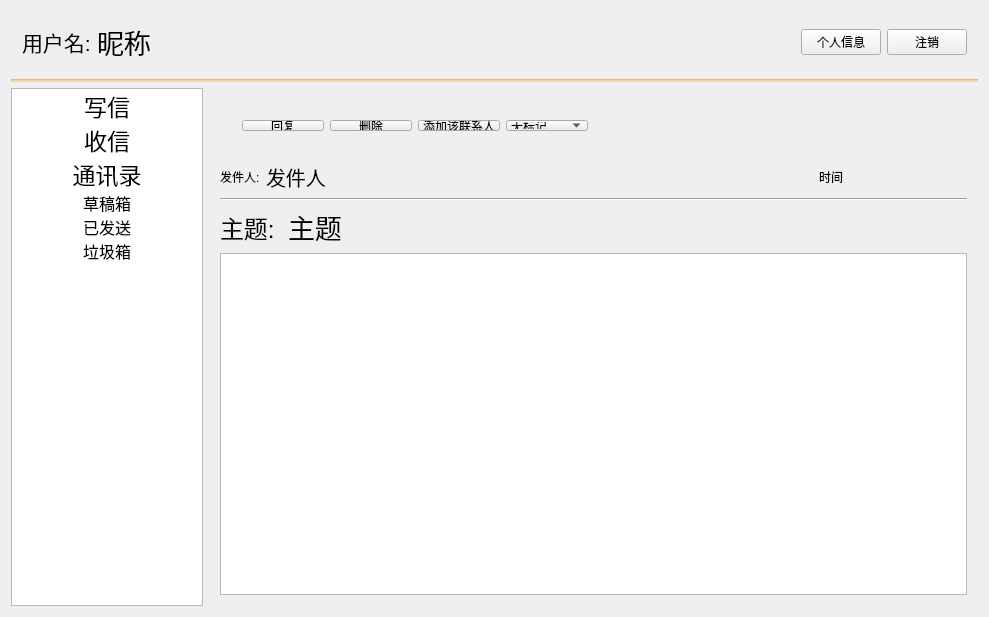
<?xml version="1.0" encoding="UTF-8"?>
<ui version="4.0">
 <class>Widget</class>
 <widget class="QWidget" name="Widget">
  <property name="geometry">
   <rect>
    <x>0</x>
    <y>0</y>
    <width>989</width>
    <height>617</height>
   </rect>
  </property>
  <property name="minimumSize">
   <size>
    <width>699</width>
    <height>545</height>
   </size>
  </property>
  <property name="windowTitle">
   <string>Widget</string>
  </property>
  <layout class="QGridLayout" name="gridLayout">
   <item row="0" column="0">
    <layout class="QVBoxLayout" name="verticalLayout_12">
     <item>
      <widget class="QWidget" name="widget_8" native="true">
       <property name="styleSheet">
        <string notr="true"/>
       </property>
       <layout class="QGridLayout" name="gridLayout_10">
        <item row="0" column="0">
         <layout class="QHBoxLayout" name="horizontalLayout_24">
          <item>
           <layout class="QHBoxLayout" name="horizontalLayout_21">
            <item>
             <widget class="QLabel" name="label_8">
              <property name="font">
               <font>
                <pointsize>16</pointsize>
               </font>
              </property>
              <property name="styleSheet">
               <string notr="true">background-color: rgb(238, 238, 236);</string>
              </property>
              <property name="text">
               <string>用户名:</string>
              </property>
             </widget>
            </item>
            <item>
             <widget class="QLabel" name="personalNameLabel">
              <property name="font">
               <font>
                <pointsize>20</pointsize>
               </font>
              </property>
              <property name="text">
               <string>昵称</string>
              </property>
             </widget>
            </item>
           </layout>
          </item>
          <item>
           <spacer name="horizontalSpacer_5">
            <property name="orientation">
             <enum>Qt::Horizontal</enum>
            </property>
            <property name="sizeHint" stdset="0">
             <size>
              <width>578</width>
              <height>17</height>
             </size>
            </property>
           </spacer>
          </item>
          <item>
           <layout class="QHBoxLayout" name="horizontalLayout">
            <item>
             <widget class="QPushButton" name="personImfBtn">
              <property name="focusPolicy">
               <enum>Qt::StrongFocus</enum>
              </property>
              <property name="styleSheet">
               <string notr="true"/>
              </property>
              <property name="text">
               <string>个人信息</string>
              </property>
              <property name="icon">
               <iconset resource="styleprc.qrc">
                <normaloff>:/new/icons/用户.png</normaloff>:/new/icons/用户.png</iconset>
              </property>
             </widget>
            </item>
            <item>
             <widget class="QPushButton" name="quitBtn">
              <property name="text">
               <string>注销</string>
              </property>
              <property name="icon">
               <iconset resource="styleprc.qrc">
                <normaloff>:/new/icons/退出.png</normaloff>:/new/icons/退出.png</iconset>
              </property>
             </widget>
            </item>
           </layout>
          </item>
         </layout>
        </item>
       </layout>
      </widget>
     </item>
     <item>
      <widget class="Line" name="line_5">
       <property name="styleSheet">
        <string notr="true">background-color: rgb(252, 175, 62,80);</string>
       </property>
       <property name="orientation">
        <enum>Qt::Horizontal</enum>
       </property>
      </widget>
     </item>
     <item>
      <layout class="QHBoxLayout" name="horizontalLayout_22" stretch="1,4">
       <item>
        <widget class="QListWidget" name="listWidget">
         <property name="minimumSize">
          <size>
           <width>50</width>
           <height>70</height>
          </size>
         </property>
         <property name="focusPolicy">
          <enum>Qt::NoFocus</enum>
         </property>
         <property name="selectionMode">
          <enum>QAbstractItemView::SingleSelection</enum>
         </property>
         <property name="iconSize">
          <size>
           <width>30</width>
           <height>30</height>
          </size>
         </property>
         <property name="spacing">
          <number>27</number>
         </property>
         <item>
          <property name="text">
           <string>写信</string>
          </property>
          <property name="font">
           <font>
            <pointsize>17</pointsize>
            <underline>false</underline>
           </font>
          </property>
          <property name="textAlignment">
           <set>AlignCenter</set>
          </property>
          <property name="background">
           <brush brushstyle="SolidPattern">
            <color alpha="255">
             <red>255</red>
             <green>255</green>
             <blue>255</blue>
            </color>
           </brush>
          </property>
          <property name="icon">
           <iconset theme="写信图标">
            <normaloff>../write_email (1).png</normaloff>
            <normalon>:/new/icons/write_email (1).png</normalon>
            <disabledoff>write_email.png</disabledoff>
            <disabledon>write_email.png</disabledon>
            <activeoff>write_email.png</activeoff>
            <activeon>write_email (1).png</activeon>
            <selectedoff>write_email.png</selectedoff>
            <selectedon>../write_email.png</selectedon>../write_email (1).png</iconset>
          </property>
         </item>
         <item>
          <property name="text">
           <string>收信</string>
          </property>
          <property name="font">
           <font>
            <pointsize>17</pointsize>
           </font>
          </property>
          <property name="textAlignment">
           <set>AlignCenter</set>
          </property>
          <property name="icon">
           <iconset resource="styleprc.qrc">
            <normaloff>:/new/icons/下载 (1).png</normaloff>
            <normalon>../下载.png</normalon>
            <selectedon>../下载.png</selectedon>:/new/icons/下载 (1).png</iconset>
          </property>
         </item>
         <item>
          <property name="text">
           <string>通讯录</string>
          </property>
          <property name="font">
           <font>
            <pointsize>17</pointsize>
           </font>
          </property>
          <property name="textAlignment">
           <set>AlignCenter</set>
          </property>
          <property name="icon">
           <iconset resource="styleprc.qrc">
            <normaloff>:/new/icons/通讯录 (1).png</normaloff>
            <normalon>../通讯录.png</normalon>:/new/icons/通讯录 (1).png</iconset>
          </property>
         </item>
         <item>
          <property name="text">
           <string>草稿箱</string>
          </property>
          <property name="font">
           <font>
            <pointsize>12</pointsize>
           </font>
          </property>
          <property name="textAlignment">
           <set>AlignCenter</set>
          </property>
         </item>
         <item>
          <property name="text">
           <string>已发送</string>
          </property>
          <property name="font">
           <font>
            <pointsize>12</pointsize>
           </font>
          </property>
          <property name="textAlignment">
           <set>AlignCenter</set>
          </property>
         </item>
         <item>
          <property name="text">
           <string>垃圾箱</string>
          </property>
          <property name="font">
           <font>
            <pointsize>12</pointsize>
           </font>
          </property>
          <property name="textAlignment">
           <set>AlignCenter</set>
          </property>
         </item>
        </widget>
       </item>
       <item>
        <widget class="QStackedWidget" name="stackedWidget">
         <property name="focusPolicy">
          <enum>Qt::StrongFocus</enum>
         </property>
         <property name="currentIndex">
          <number>6</number>
         </property>
         <widget class="QWidget" name="pageWrite">
          <layout class="QGridLayout" name="gridLayout_4">
           <item row="0" column="0">
            <layout class="QVBoxLayout" name="verticalLayout_3" stretch="2,2,2,12">
             <item>
              <widget class="QWidget" name="widget_3" native="true">
               <property name="styleSheet">
                <string notr="true">background-color: rgb(252, 175, 62,50);

</string>
               </property>
               <widget class="QWidget" name="layoutWidget">
                <property name="geometry">
                 <rect>
                  <x>20</x>
                  <y>10</y>
                  <width>168</width>
                  <height>33</height>
                 </rect>
                </property>
                <layout class="QHBoxLayout" name="horizontalLayout_4">
                 <item>
                  <widget class="QPushButton" name="sendMailBtn">
                   <property name="styleSheet">
                    <string notr="true">background-color: rgb(238, 238, 236);</string>
                   </property>
                   <property name="text">
                    <string>发送</string>
                   </property>
                  </widget>
                 </item>
                 <item>
                  <widget class="QPushButton" name="saveDraftBtn">
                   <property name="styleSheet">
                    <string notr="true">background-color: rgb(238, 238, 236);</string>
                   </property>
                   <property name="text">
                    <string>存草稿</string>
                   </property>
                  </widget>
                 </item>
                </layout>
               </widget>
              </widget>
             </item>
             <item>
              <layout class="QHBoxLayout" name="horizontalLayout_5">
               <item>
                <widget class="QLabel" name="labelRecipient">
                 <property name="text">
                  <string>收件人</string>
                 </property>
                </widget>
               </item>
               <item>
                <widget class="QLineEdit" name="lineEditRecipient"/>
               </item>
              </layout>
             </item>
             <item>
              <layout class="QHBoxLayout" name="horizontalLayout_6">
               <item>
                <widget class="QLabel" name="labelTheme_2">
                 <property name="text">
                  <string>主    题</string>
                 </property>
                </widget>
               </item>
               <item>
                <widget class="QLineEdit" name="lineEditTheme"/>
               </item>
              </layout>
             </item>
             <item>
              <layout class="QHBoxLayout" name="horizontalLayout_7" stretch="0,0">
               <item>
                <widget class="QLabel" name="label">
                 <property name="text">
                  <string>正    文</string>
                 </property>
                </widget>
               </item>
               <item>
                <widget class="QTextEdit" name="textEditContent"/>
               </item>
              </layout>
             </item>
            </layout>
           </item>
          </layout>
         </widget>
         <widget class="QWidget" name="pageReceive">
          <layout class="QGridLayout" name="gridLayout_2">
           <item row="0" column="0">
            <layout class="QVBoxLayout" name="verticalLayout">
             <item>
              <widget class="QLabel" name="label_15">
               <property name="styleSheet">
                <string notr="true">font: 17pt &quot;Ubuntu&quot;;</string>
               </property>
               <property name="text">
                <string>收件箱</string>
               </property>
              </widget>
             </item>
             <item>
              <widget class="QWidget" name="widget" native="true">
               <property name="autoFillBackground">
                <bool>false</bool>
               </property>
               <property name="styleSheet">
                <string notr="true">background-color: rgb(252, 175, 62,30);

</string>
               </property>
               <layout class="QGridLayout" name="gridLayout_14">
                <item row="0" column="0">
                 <layout class="QHBoxLayout" name="horizontalLayout_3" stretch="1,1,1,1,9">
                  <item>
                   <widget class="QCheckBox" name="checkBox">
                    <property name="styleSheet">
                     <string notr="true">background-color: rgb(238, 238, 236);</string>
                    </property>
                    <property name="text">
                     <string>全选</string>
                    </property>
                   </widget>
                  </item>
                  <item>
                   <widget class="QPushButton" name="deleteCompleteBtn">
                    <property name="styleSheet">
                     <string notr="true">background-color: rgb(238, 238, 236);</string>
                    </property>
                    <property name="text">
                     <string>彻底删除</string>
                    </property>
                   </widget>
                  </item>
                  <item>
                   <widget class="QPushButton" name="deleteCheckedBtn">
                    <property name="styleSheet">
                     <string notr="true">background-color: rgb(238, 238, 236);</string>
                    </property>
                    <property name="text">
                     <string>删除</string>
                    </property>
                   </widget>
                  </item>
                  <item>
                   <widget class="QPushButton" name="markAllReadedBtn">
                    <property name="styleSheet">
                     <string notr="true">background-color: rgb(238, 238, 236);</string>
                    </property>
                    <property name="text">
                     <string>全部标为已读</string>
                    </property>
                   </widget>
                  </item>
                  <item>
                   <spacer name="horizontalSpacer_10">
                    <property name="orientation">
                     <enum>Qt::Horizontal</enum>
                    </property>
                    <property name="sizeHint" stdset="0">
                     <size>
                      <width>40</width>
                      <height>20</height>
                     </size>
                    </property>
                   </spacer>
                  </item>
                 </layout>
                </item>
               </layout>
              </widget>
             </item>
             <item>
              <widget class="Line" name="line">
               <property name="orientation">
                <enum>Qt::Horizontal</enum>
               </property>
              </widget>
             </item>
             <item>
              <widget class="QTableView" name="tableView"/>
             </item>
            </layout>
           </item>
          </layout>
         </widget>
         <widget class="QWidget" name="pageBook">
          <layout class="QGridLayout" name="gridLayout_15">
           <item row="0" column="0">
            <layout class="QVBoxLayout" name="verticalLayout_9">
             <item>
              <widget class="QLabel" name="label_16">
               <property name="styleSheet">
                <string notr="true">font: 17pt &quot;Ubuntu&quot;;</string>
               </property>
               <property name="text">
                <string>通讯录</string>
               </property>
              </widget>
             </item>
             <item>
              <widget class="QWidget" name="widget_4" native="true">
               <property name="styleSheet">
                <string notr="true">background-color: rgb(252, 175, 62,30);\n\n</string>
               </property>
               <layout class="QGridLayout" name="gridLayout_5">
                <item row="0" column="0">
                 <layout class="QHBoxLayout" name="horizontalLayout_8" stretch="1,1,1,1,1,8">
                  <item>
                   <widget class="QCheckBox" name="checkBoxAllBook">
                    <property name="styleSheet">
                     <string notr="true">background-color: rgb(238, 238, 236);</string>
                    </property>
                    <property name="text">
                     <string>全选</string>
                    </property>
                   </widget>
                  </item>
                  <item>
                   <widget class="QPushButton" name="addContactBtn">
                    <property name="styleSheet">
                     <string notr="true">background-color: rgb(238, 238, 236);</string>
                    </property>
                    <property name="text">
                     <string>添加联系人</string>
                    </property>
                   </widget>
                  </item>
                  <item>
                   <widget class="QPushButton" name="pushButton_2">
                    <property name="styleSheet">
                     <string notr="true">background-color: rgb(238, 238, 236);</string>
                    </property>
                    <property name="text">
                     <string>新建群组</string>
                    </property>
                   </widget>
                  </item>
                  <item>
                   <widget class="QPushButton" name="deleteContactBtn">
                    <property name="styleSheet">
                     <string notr="true">background-color: rgb(238, 238, 236);</string>
                    </property>
                    <property name="text">
                     <string>删除联系人</string>
                    </property>
                   </widget>
                  </item>
                  <item>
                   <widget class="QPushButton" name="deleteGroupBtn">
                    <property name="styleSheet">
                     <string notr="true">background-color: rgb(238, 238, 236);</string>
                    </property>
                    <property name="text">
                     <string>删除群组</string>
                    </property>
                   </widget>
                  </item>
                  <item>
                   <spacer name="horizontalSpacer_11">
                    <property name="orientation">
                     <enum>Qt::Horizontal</enum>
                    </property>
                    <property name="sizeHint" stdset="0">
                     <size>
                      <width>40</width>
                      <height>20</height>
                     </size>
                    </property>
                   </spacer>
                  </item>
                 </layout>
                </item>
               </layout>
              </widget>
             </item>
             <item>
              <layout class="QHBoxLayout" name="horizontalLayout_9" stretch="6,2">
               <item>
                <layout class="QVBoxLayout" name="verticalLayout_5">
                 <item>
                  <widget class="Line" name="line_6">
                   <property name="orientation">
                    <enum>Qt::Horizontal</enum>
                   </property>
                  </widget>
                 </item>
                 <item>
                  <widget class="QTableView" name="tableViewAllBook"/>
                 </item>
                </layout>
               </item>
               <item>
                <layout class="QVBoxLayout" name="verticalLayout_4" stretch="1,12">
                 <item>
                  <widget class="QFrame" name="frame">
                   <property name="frameShape">
                    <enum>QFrame::StyledPanel</enum>
                   </property>
                   <property name="frameShadow">
                    <enum>QFrame::Raised</enum>
                   </property>
                   <widget class="QLabel" name="label_2">
                    <property name="geometry">
                     <rect>
                      <x>10</x>
                      <y>0</y>
                      <width>72</width>
                      <height>36</height>
                     </rect>
                    </property>
                    <property name="font">
                     <font>
                      <pointsize>18</pointsize>
                     </font>
                    </property>
                    <property name="text">
                     <string>群组</string>
                    </property>
                   </widget>
                  </widget>
                 </item>
                 <item>
                  <widget class="QListWidget" name="listWidgetBook">
                   <item>
                    <property name="text">
                     <string>全部</string>
                    </property>
                    <property name="font">
                     <font>
                      <pointsize>15</pointsize>
                     </font>
                    </property>
                    <property name="textAlignment">
                     <set>AlignCenter</set>
                    </property>
                   </item>
                  </widget>
                 </item>
                </layout>
               </item>
              </layout>
             </item>
            </layout>
           </item>
          </layout>
         </widget>
         <widget class="QWidget" name="pageDraftBox">
          <layout class="QGridLayout" name="gridLayout_16">
           <item row="0" column="0">
            <layout class="QVBoxLayout" name="verticalLayout_6" stretch="1,1,1,11">
             <item>
              <widget class="QLabel" name="label_17">
               <property name="styleSheet">
                <string notr="true">font: 17pt &quot;Ubuntu&quot;;</string>
               </property>
               <property name="text">
                <string>草稿箱</string>
               </property>
              </widget>
             </item>
             <item>
              <widget class="QWidget" name="widget_5" native="true">
               <property name="styleSheet">
                <string notr="true">background-color: rgb(252, 175, 62,30);\n\n</string>
               </property>
               <layout class="QGridLayout" name="gridLayout_6">
                <item row="0" column="0">
                 <layout class="QHBoxLayout" name="horizontalLayout_10">
                  <item>
                   <widget class="QCheckBox" name="checkBoxAllDraft">
                    <property name="styleSheet">
                     <string notr="true">background-color: rgb(238, 238, 236);</string>
                    </property>
                    <property name="text">
                     <string>全选</string>
                    </property>
                   </widget>
                  </item>
                  <item>
                   <widget class="QPushButton" name="deleteDraft">
                    <property name="styleSheet">
                     <string notr="true">background-color: rgb(238, 238, 236);</string>
                    </property>
                    <property name="text">
                     <string>删除草稿</string>
                    </property>
                   </widget>
                  </item>
                  <item>
                   <widget class="QComboBox" name="markDraftComboBox">
                    <property name="sizePolicy">
                     <sizepolicy hsizetype="Preferred" vsizetype="Expanding">
                      <horstretch>0</horstretch>
                      <verstretch>0</verstretch>
                     </sizepolicy>
                    </property>
                    <property name="styleSheet">
                     <string notr="true">background-color: rgb(238, 238, 236);</string>
                    </property>
                    <item>
                     <property name="text">
                      <string>无标记</string>
                     </property>
                    </item>
                    <item>
                     <property name="text">
                      <string>标为星标</string>
                     </property>
                    </item>
                    <item>
                     <property name="text">
                      <string>取消星标</string>
                     </property>
                    </item>
                   </widget>
                  </item>
                  <item>
                   <spacer name="horizontalSpacer_12">
                    <property name="orientation">
                     <enum>Qt::Horizontal</enum>
                    </property>
                    <property name="sizeHint" stdset="0">
                     <size>
                      <width>40</width>
                      <height>20</height>
                     </size>
                    </property>
                   </spacer>
                  </item>
                 </layout>
                </item>
               </layout>
              </widget>
             </item>
             <item>
              <widget class="Line" name="line_3">
               <property name="orientation">
                <enum>Qt::Horizontal</enum>
               </property>
              </widget>
             </item>
             <item>
              <widget class="QTableView" name="tableViewDraft">
               <property name="styleSheet">
                <string notr="true"/>
               </property>
              </widget>
             </item>
            </layout>
           </item>
          </layout>
         </widget>
         <widget class="QWidget" name="pageSended">
          <property name="styleSheet">
           <string notr="true"/>
          </property>
          <layout class="QGridLayout" name="gridLayout_12">
           <item row="0" column="0">
            <layout class="QVBoxLayout" name="verticalLayout_7" stretch="0,0,0">
             <item>
              <widget class="QLabel" name="label_3">
               <property name="font">
                <font>
                 <pointsize>17</pointsize>
                </font>
               </property>
               <property name="text">
                <string>已发送</string>
               </property>
              </widget>
             </item>
             <item>
              <widget class="QWidget" name="widget_6" native="true">
               <property name="styleSheet">
                <string notr="true">background-color: rgb(252, 175, 62,30);

</string>
               </property>
               <layout class="QGridLayout" name="gridLayout_13">
                <item row="0" column="0">
                 <layout class="QGridLayout" name="gridLayout_7" columnstretch="0,0,0" columnminimumwidth="1,2,10">
                  <item row="0" column="0">
                   <widget class="QCheckBox" name="checkBoxAllSelect">
                    <property name="styleSheet">
                     <string notr="true">background-color: rgb(238, 238, 236);</string>
                    </property>
                    <property name="text">
                     <string>全选</string>
                    </property>
                   </widget>
                  </item>
                  <item row="0" column="1">
                   <widget class="QPushButton" name="deleteSendMailBtn">
                    <property name="styleSheet">
                     <string notr="true">background-color: rgb(238, 238, 236);</string>
                    </property>
                    <property name="text">
                     <string>删除</string>
                    </property>
                   </widget>
                  </item>
                  <item row="0" column="2">
                   <spacer name="horizontalSpacer_9">
                    <property name="orientation">
                     <enum>Qt::Horizontal</enum>
                    </property>
                    <property name="sizeHint" stdset="0">
                     <size>
                      <width>40</width>
                      <height>20</height>
                     </size>
                    </property>
                   </spacer>
                  </item>
                 </layout>
                </item>
               </layout>
              </widget>
             </item>
             <item>
              <widget class="QTableView" name="tableViewSended"/>
             </item>
            </layout>
           </item>
           <item row="1" column="0">
            <widget class="Line" name="line_4">
             <property name="orientation">
              <enum>Qt::Horizontal</enum>
             </property>
            </widget>
           </item>
          </layout>
         </widget>
         <widget class="QWidget" name="pageRubbish">
          <property name="styleSheet">
           <string notr="true"/>
          </property>
          <layout class="QGridLayout" name="gridLayout_11">
           <item row="0" column="0">
            <layout class="QVBoxLayout" name="verticalLayout_8">
             <item>
              <widget class="QLabel" name="label_6">
               <property name="font">
                <font>
                 <pointsize>17</pointsize>
                </font>
               </property>
               <property name="text">
                <string>垃圾箱</string>
               </property>
              </widget>
             </item>
             <item>
              <widget class="QWidget" name="widget_7" native="true">
               <property name="styleSheet">
                <string notr="true">background-color: rgb(252, 175, 62,30);\n\n</string>
               </property>
               <layout class="QGridLayout" name="gridLayout_8">
                <item row="0" column="0">
                 <layout class="QHBoxLayout" name="horizontalLayout_23" stretch="1,2,10">
                  <property name="spacing">
                   <number>10</number>
                  </property>
                  <item>
                   <widget class="QCheckBox" name="checkBoxRubbish">
                    <property name="styleSheet">
                     <string notr="true">background-color: rgb(238, 238, 236);</string>
                    </property>
                    <property name="text">
                     <string>全选</string>
                    </property>
                   </widget>
                  </item>
                  <item>
                   <widget class="QPushButton" name="pushButton">
                    <property name="styleSheet">
                     <string notr="true">background-color: rgb(238, 238, 236);</string>
                    </property>
                    <property name="text">
                     <string>彻底删除</string>
                    </property>
                   </widget>
                  </item>
                  <item>
                   <spacer name="horizontalSpacer_6">
                    <property name="orientation">
                     <enum>Qt::Horizontal</enum>
                    </property>
                    <property name="sizeHint" stdset="0">
                     <size>
                      <width>48</width>
                      <height>20</height>
                     </size>
                    </property>
                   </spacer>
                  </item>
                 </layout>
                </item>
               </layout>
              </widget>
             </item>
             <item>
              <widget class="QTableView" name="tableViewRubbish"/>
             </item>
            </layout>
           </item>
          </layout>
         </widget>
         <widget class="QWidget" name="pageReadMail">
          <layout class="QGridLayout" name="gridLayout_3">
           <item row="0" column="0">
            <layout class="QVBoxLayout" name="verticalLayout_2" stretch="2,1,1,1,12">
             <item>
              <widget class="QWidget" name="widget_2" native="true">
               <property name="styleSheet">
                <string notr="true">background-color: rgb(252, 175, 62,30);\n\n</string>
               </property>
               <widget class="QWidget" name="layoutWidget">
                <property name="geometry">
                 <rect>
                  <x>11</x>
                  <y>10</y>
                  <width>368</width>
                  <height>33</height>
                 </rect>
                </property>
                <layout class="QHBoxLayout" name="horizontalLayout_2">
                 <item>
                  <widget class="QPushButton" name="replyBtn">
                   <property name="styleSheet">
                    <string notr="true">background-color: rgb(238, 238, 236);</string>
                   </property>
                   <property name="text">
                    <string>回复</string>
                   </property>
                  </widget>
                 </item>
                 <item>
                  <widget class="QPushButton" name="deleteMailBtn">
                   <property name="styleSheet">
                    <string notr="true">background-color: rgb(238, 238, 236);</string>
                   </property>
                   <property name="text">
                    <string>删除</string>
                   </property>
                  </widget>
                 </item>
                 <item>
                  <widget class="QPushButton" name="addNowContactBtn">
                   <property name="styleSheet">
                    <string notr="true">background-color: rgb(238, 238, 236);</string>
                   </property>
                   <property name="text">
                    <string>添加该联系人</string>
                   </property>
                  </widget>
                 </item>
                 <item>
                  <widget class="QComboBox" name="comboBoxMark">
                   <property name="sizePolicy">
                    <sizepolicy hsizetype="Preferred" vsizetype="Expanding">
                     <horstretch>0</horstretch>
                     <verstretch>0</verstretch>
                    </sizepolicy>
                   </property>
                   <property name="styleSheet">
                    <string notr="true">background-color: rgb(238, 238, 236);</string>
                   </property>
                   <item>
                    <property name="text">
                     <string>无标记</string>
                    </property>
                   </item>
                   <item>
                    <property name="text">
                     <string>星标邮件</string>
                    </property>
                   </item>
                   <item>
                    <property name="text">
                     <string>已读邮件</string>
                    </property>
                   </item>
                   <item>
                    <property name="text">
                     <string>取消星标</string>
                    </property>
                   </item>
                  </widget>
                 </item>
                </layout>
               </widget>
              </widget>
             </item>
             <item>
              <layout class="QHBoxLayout" name="horizontalLayout_13" stretch="4,1">
               <item>
                <layout class="QHBoxLayout" name="horizontalLayout_11" stretch="1,12">
                 <property name="spacing">
                  <number>0</number>
                 </property>
                 <item>
                  <widget class="QLabel" name="label_4">
                   <property name="text">
                    <string>发件人:</string>
                   </property>
                  </widget>
                 </item>
                 <item>
                  <widget class="QLabel" name="labelSender">
                   <property name="font">
                    <font>
                     <pointsize>15</pointsize>
                    </font>
                   </property>
                   <property name="text">
                    <string>发件人</string>
                   </property>
                  </widget>
                 </item>
                </layout>
               </item>
               <item>
                <widget class="QLabel" name="labelTIem">
                 <property name="text">
                  <string>时间</string>
                 </property>
                </widget>
               </item>
              </layout>
             </item>
             <item>
              <widget class="Line" name="line_2">
               <property name="orientation">
                <enum>Qt::Horizontal</enum>
               </property>
              </widget>
             </item>
             <item>
              <layout class="QHBoxLayout" name="horizontalLayout_12" stretch="1,11">
               <item>
                <widget class="QLabel" name="label_5">
                 <property name="font">
                  <font>
                   <pointsize>18</pointsize>
                  </font>
                 </property>
                 <property name="text">
                  <string>主题:</string>
                 </property>
                </widget>
               </item>
               <item>
                <widget class="QLabel" name="labelTheme">
                 <property name="font">
                  <font>
                   <pointsize>20</pointsize>
                  </font>
                 </property>
                 <property name="text">
                  <string>主题</string>
                 </property>
                </widget>
               </item>
              </layout>
             </item>
             <item>
              <widget class="QTextEdit" name="textEditReadContent">
               <property name="font">
                <font>
                 <pointsize>20</pointsize>
                </font>
               </property>
              </widget>
             </item>
            </layout>
           </item>
          </layout>
         </widget>
         <widget class="QWidget" name="pagePersonalIfm">
          <layout class="QGridLayout" name="gridLayout_9">
           <item row="0" column="0">
            <layout class="QVBoxLayout" name="verticalLayout_11">
             <item>
              <widget class="QLabel" name="label_11">
               <property name="font">
                <font>
                 <pointsize>17</pointsize>
                </font>
               </property>
               <property name="text">
                <string>个人信息</string>
               </property>
              </widget>
             </item>
             <item>
              <layout class="QHBoxLayout" name="horizontalLayout_19">
               <item>
                <spacer name="horizontalSpacer">
                 <property name="orientation">
                  <enum>Qt::Horizontal</enum>
                 </property>
                 <property name="sizeHint" stdset="0">
                  <size>
                   <width>58</width>
                   <height>20</height>
                  </size>
                 </property>
                </spacer>
               </item>
               <item>
                <layout class="QVBoxLayout" name="verticalLayout_10">
                 <item>
                  <spacer name="verticalSpacer_5">
                   <property name="orientation">
                    <enum>Qt::Vertical</enum>
                   </property>
                   <property name="sizeHint" stdset="0">
                    <size>
                     <width>20</width>
                     <height>17</height>
                    </size>
                   </property>
                  </spacer>
                 </item>
                 <item>
                  <layout class="QHBoxLayout" name="horizontalLayout_14">
                   <item>
                    <widget class="QLabel" name="label_7">
                     <property name="text">
                      <string>用  户 名</string>
                     </property>
                    </widget>
                   </item>
                   <item>
                    <widget class="QLineEdit" name="personalName"/>
                   </item>
                   <item>
                    <widget class="QPushButton" name="modifyName">
                     <property name="text">
                      <string>修改</string>
                     </property>
                    </widget>
                   </item>
                  </layout>
                 </item>
                 <item>
                  <spacer name="verticalSpacer">
                   <property name="orientation">
                    <enum>Qt::Vertical</enum>
                   </property>
                   <property name="sizeHint" stdset="0">
                    <size>
                     <width>20</width>
                     <height>17</height>
                    </size>
                   </property>
                  </spacer>
                 </item>
                 <item>
                  <layout class="QHBoxLayout" name="horizontalLayout_15" stretch="1,2">
                   <item>
                    <widget class="QLabel" name="label_18">
                     <property name="text">
                      <string>邮箱地址</string>
                     </property>
                    </widget>
                   </item>
                   <item>
                    <widget class="QLabel" name="labelAddressShow">
                     <property name="text">
                      <string>显示邮箱地址</string>
                     </property>
                    </widget>
                   </item>
                  </layout>
                 </item>
                 <item>
                  <spacer name="verticalSpacer_2">
                   <property name="orientation">
                    <enum>Qt::Vertical</enum>
                   </property>
                   <property name="sizeHint" stdset="0">
                    <size>
                     <width>20</width>
                     <height>17</height>
                    </size>
                   </property>
                  </spacer>
                 </item>
                 <item>
                  <layout class="QHBoxLayout" name="horizontalLayout_16">
                   <item>
                    <widget class="QLabel" name="label_9">
                     <property name="text">
                      <string>电话号码</string>
                     </property>
                    </widget>
                   </item>
                   <item>
                    <widget class="QLineEdit" name="phoneNum"/>
                   </item>
                   <item>
                    <widget class="QPushButton" name="pushButton_5">
                     <property name="text">
                      <string>修改</string>
                     </property>
                    </widget>
                   </item>
                  </layout>
                 </item>
                 <item>
                  <spacer name="verticalSpacer_3">
                   <property name="orientation">
                    <enum>Qt::Vertical</enum>
                   </property>
                   <property name="sizeHint" stdset="0">
                    <size>
                     <width>20</width>
                     <height>17</height>
                    </size>
                   </property>
                  </spacer>
                 </item>
                 <item>
                  <layout class="QHBoxLayout" name="horizontalLayout_17">
                   <item>
                    <widget class="QLabel" name="label_10">
                     <property name="text">
                      <string>密          码</string>
                     </property>
                    </widget>
                   </item>
                   <item>
                    <widget class="QLineEdit" name="password">
                     <property name="echoMode">
                      <enum>QLineEdit::Password</enum>
                     </property>
                    </widget>
                   </item>
                   <item>
                    <widget class="QPushButton" name="pushButton_6">
                     <property name="text">
                      <string>修改</string>
                     </property>
                    </widget>
                   </item>
                  </layout>
                 </item>
                 <item>
                  <spacer name="verticalSpacer_4">
                   <property name="orientation">
                    <enum>Qt::Vertical</enum>
                   </property>
                   <property name="sizeHint" stdset="0">
                    <size>
                     <width>20</width>
                     <height>17</height>
                    </size>
                   </property>
                  </spacer>
                 </item>
                 <item>
                  <layout class="QHBoxLayout" name="horizontalLayout_18">
                   <item>
                    <widget class="QLabel" name="comfirmPwdLabel">
                     <property name="text">
                      <string>确认密码</string>
                     </property>
                    </widget>
                   </item>
                   <item>
                    <widget class="QLineEdit" name="comfirmPwd">
                     <property name="echoMode">
                      <enum>QLineEdit::Password</enum>
                     </property>
                    </widget>
                   </item>
                  </layout>
                 </item>
                 <item>
                  <spacer name="verticalSpacer_6">
                   <property name="orientation">
                    <enum>Qt::Vertical</enum>
                   </property>
                   <property name="sizeHint" stdset="0">
                    <size>
                     <width>20</width>
                     <height>18</height>
                    </size>
                   </property>
                  </spacer>
                 </item>
                </layout>
               </item>
               <item>
                <spacer name="horizontalSpacer_2">
                 <property name="orientation">
                  <enum>Qt::Horizontal</enum>
                 </property>
                 <property name="sizeHint" stdset="0">
                  <size>
                   <width>68</width>
                   <height>20</height>
                  </size>
                 </property>
                </spacer>
               </item>
              </layout>
             </item>
             <item>
              <layout class="QHBoxLayout" name="horizontalLayout_20">
               <item>
                <spacer name="horizontalSpacer_3">
                 <property name="orientation">
                  <enum>Qt::Horizontal</enum>
                 </property>
                 <property name="sizeHint" stdset="0">
                  <size>
                   <width>128</width>
                   <height>20</height>
                  </size>
                 </property>
                </spacer>
               </item>
               <item>
                <widget class="QPushButton" name="pushButton_8">
                 <property name="text">
                  <string>确定</string>
                 </property>
                </widget>
               </item>
               <item>
                <spacer name="horizontalSpacer_4">
                 <property name="orientation">
                  <enum>Qt::Horizontal</enum>
                 </property>
                 <property name="sizeHint" stdset="0">
                  <size>
                   <width>138</width>
                   <height>20</height>
                  </size>
                 </property>
                </spacer>
               </item>
              </layout>
             </item>
            </layout>
           </item>
          </layout>
         </widget>
         <widget class="QWidget" name="pageReceiveBox"/>
        </widget>
       </item>
      </layout>
     </item>
    </layout>
   </item>
  </layout>
 </widget>
 <layoutdefault spacing="6" margin="11"/>
 <resources>
  <include location="styleprc.qrc"/>
 </resources>
 <connections/>
</ui>
